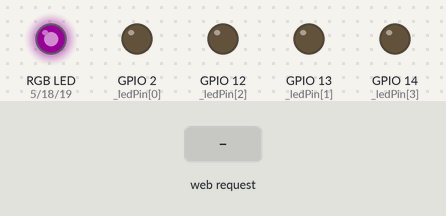
The program below on a simulated ESP32. On the bench: an RGB LED mixed from three pins (HIGH = lit), output pins drawn as LEDs (lit = HIGH). Inputs (shaded band) come from the test bench. Dim RGB values are drawn brighter than linear; WiFi joins after 1.5 s; servers stay silent unless stated; the local clock reads 2024-03-15 10:24:30 at power-on unless the program sets it; what the program prints to the serial monitor is not drawn.

Above: at 2.8 s.
2.9 s: HTTP request GET /led0on received
At 4.1 s:
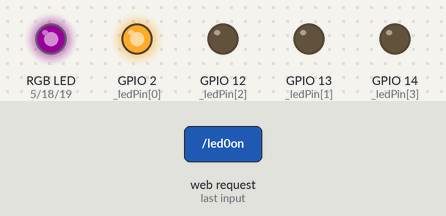
4.4 s: HTTP request GET /led1on received
At 5.4 s:
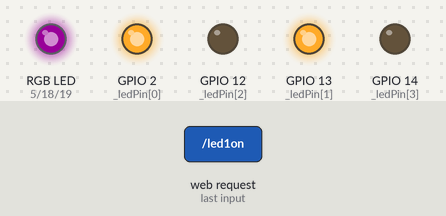
5.9 s: HTTP request GET /led0off received
At 6.5 s:
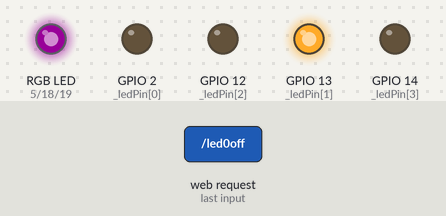
7.4 s: HTTP request GET /led2on received
At 7.7 s:
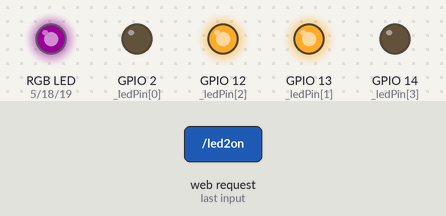
8.9 s: HTTP request GET /led1off received
At 10.1 s:
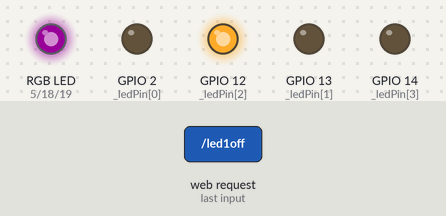
10.4 s: HTTP request GET /led3on received
At 11.2 s:
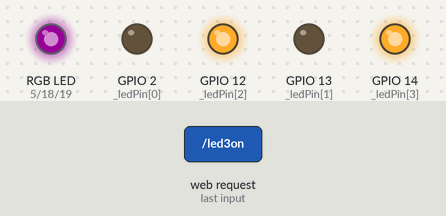
Timing chart, 0 to 12.9 s (numbered marks = the images above; inputs shaded):
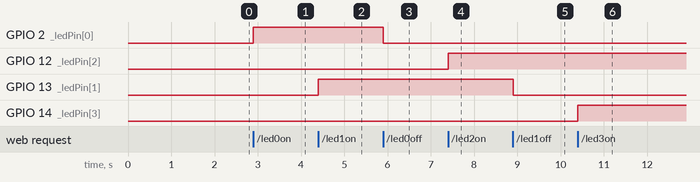

Measured:
- after the input at 2.9 s, GPIO 2 (_ledPin[0]): LOW → HIGH at once
- after the input at 4.4 s, GPIO 13 (_ledPin[1]): LOW → HIGH at once
- after the input at 5.9 s, GPIO 2 (_ledPin[0]): HIGH → LOW at once
- after the input at 7.4 s, GPIO 12 (_ledPin[2]): LOW → HIGH at once
- after the input at 8.9 s, GPIO 13 (_ledPin[1]): HIGH → LOW at once
- after the input at 10.4 s, GPIO 14 (_ledPin[3]): LOW → HIGH at once

The program:

main.cpp
```cpp
#include <Arduino.h>
#include <WiFi.h>
#include <WebServer.h>
#include "time.h"

const char *ssid = "AWNet_2G_Guest";
const char *password = "EwKTBBVFL61gR3nMjJF9ey7qoP";

WebServer server(80);

const int _ledCount = 4;
uint8_t _ledPin[_ledCount] = {2, 13, 12, 14};
bool _ledStatus[_ledCount] = {LOW, LOW, LOW, LOW};

const char *ntpServer = "pool.ntp.org";
const long gmtOffset_sec = 3600;
const int daylightOffset_sec = 3600;

uint8_t _rgbLedPinRed = 5;
uint8_t _rgbLedPinGreen = 18;
uint8_t _rgbLedPinBlue = 19;

void printLocalTime()
{
  struct tm timeInfo;
  if (!getLocalTime(&timeInfo))
  {
    Serial.println("Failed to obtain time");
    return;
  }
  Serial.println(&timeInfo, "%A, %B %d %Y %H:%M:%S");
}

String SendHTML()
{
  String ptr = "<!DOCTYPE html> <html>\n";
  ptr += "<head><meta name=\"viewport\" content=\"width=device-width, initial-scale=1.0, user-scalable=no\">\n";
  ptr += "<title>LED Control</title>\n";
  ptr += "<style>html { font-family: Helvetica; display: inline-block; margin: 0px auto; text-align: center;}\n";
  ptr += "body{margin-top: 50px;} h1 {color: #444444;margin: 50px auto 30px;} h3 {color: #444444;margin-bottom: 50px;}\n";
  ptr += ".button {display: block;width: 80px;background-color: #3498db;border: none;color: white;padding: 13px 30px;text-decoration: none;font-size: 25px;margin: 0px auto 35px;cursor: pointer;border-radius: 4px;}\n";
  ptr += ".button-on {background-color: #3498db;}\n";
  ptr += ".button-on:active {background-color: #2980b9;}\n";
  ptr += ".button-off {background-color: #34495e;}\n";
  ptr += ".button-off:active {background-color: #2c3e50;}\n";
  ptr += "p {font-size: 14px;color: #888;margin-bottom: 10px;}\n";
  ptr += "</style>\n";
  ptr += "</head>\n";
  ptr += "<body>\n";
  ptr += "<h1>ESP32 Web Server</h1>\n";
  ptr += "<h3>Using Station(STA) Mode</h3>\n";

  for (int i = 0; i < _ledCount; i++)
  {
    if (_ledStatus[i])
    {
      ptr += "<p>LED ";
      ptr += std::to_string(i).c_str();
      ptr += " Status: ON</p><a class=\"button button-off\" href=\"/led";
      ptr += std::to_string(i).c_str();
      ptr += "off\">OFF</a>\n";
    }
    else
    {
      ptr += "<p>LED ";
      ptr += std::to_string(i).c_str();
      ptr += " Status: OFF</p><a class=\"button button-on\" href=\"/led";
      ptr += std::to_string(i).c_str();
      ptr += "on\">ON</a>\n";
    }
  }

  /*
  struct tm timeInfo;
  if (getLocalTime(&timeInfo))
  {

  }
  */

  ptr += "</body>\n";
  ptr += "</html>\n";
  return ptr;
}

void handle_OnConnect()
{
  for (int i = 0; i < _ledCount; i++)
  {
    _ledStatus[i] = LOW;
  }
  server.send(200, "text/html", SendHTML());
}

void handle_led0on()
{
  _ledStatus[0] = HIGH;
  server.send(200, "text/html", SendHTML());
}

void handle_led0off()
{
  _ledStatus[0] = LOW;
  server.send(200, "text/html", SendHTML());
}

void handle_led1on()
{
  _ledStatus[1] = HIGH;
  server.send(200, "text/html", SendHTML());
}

void handle_led1off()
{
  _ledStatus[1] = LOW;
  server.send(200, "text/html", SendHTML());
}

void handle_led2on()
{
  _ledStatus[2] = HIGH;
  server.send(200, "text/html", SendHTML());
}

void handle_led2off()
{
  _ledStatus[2] = LOW;
  server.send(200, "text/html", SendHTML());
}

void handle_led3on()
{
  _ledStatus[3] = HIGH;
  server.send(200, "text/html", SendHTML());
}

void handle_led3off()
{
  _ledStatus[3] = LOW;
  server.send(200, "text/html", SendHTML());
}

void handle_NotFound()
{
  server.send(404, "text/plain", "Not found");
}

void setup()
{
  Serial.begin(115200);
  delay(100);

  // Pin Modes
  for (int i = 0; i < _ledCount; i++)
  {
    pinMode(_ledPin[i], OUTPUT);
  }

  pinMode(_rgbLedPinRed, OUTPUT);
  pinMode(_rgbLedPinGreen, OUTPUT);
  pinMode(_rgbLedPinBlue, OUTPUT);

  // Connect to WiFi
  Serial.printf("Connecting to %s ", ssid);
  WiFi.begin(ssid, password);
  while (WiFi.status() != WL_CONNECTED)
  {
    delay(500);
    Serial.print(".");
  }
  Serial.println("WiFi connected..!");
  Serial.print("Got IP: ");
  Serial.println(WiFi.localIP());

  // init and get the time
  configTime(gmtOffset_sec, daylightOffset_sec, ntpServer);
  printLocalTime();

  // disconnect WiFi as it's no longer needed
  // WiFi.disconnect(true);
  // WiFi.mode(WIFI_OFF);

  server.on("/", handle_OnConnect);
  server.on("/led0on", handle_led0on);
  server.on("/led0off", handle_led0off);
  server.on("/led1on", handle_led1on);
  server.on("/led1off", handle_led1off);
  server.on("/led2on", handle_led2on);
  server.on("/led2off", handle_led2off);
  server.on("/led3on", handle_led3on);
  server.on("/led3off", handle_led3off);
  server.onNotFound(handle_NotFound);
  server.begin();
  Serial.println("HTTP server started");

  // Default RGB Colour
  analogWrite(_rgbLedPinRed, 25);
  analogWrite(_rgbLedPinGreen, 0);
  analogWrite(_rgbLedPinBlue, 25);
  Serial.println("Default colour for RGB LED set to 0, 151, 157");
}

void loop()
{
  // delay(1000);
  // printLocalTime();

  server.handleClient();

  for (int i = 0; i < _ledCount; i++)
  {
    if (_ledStatus[i])
    {
      digitalWrite(_ledPin[i], HIGH);
    }
    else
    {
      digitalWrite(_ledPin[i], LOW);
    }
  }
}
```
